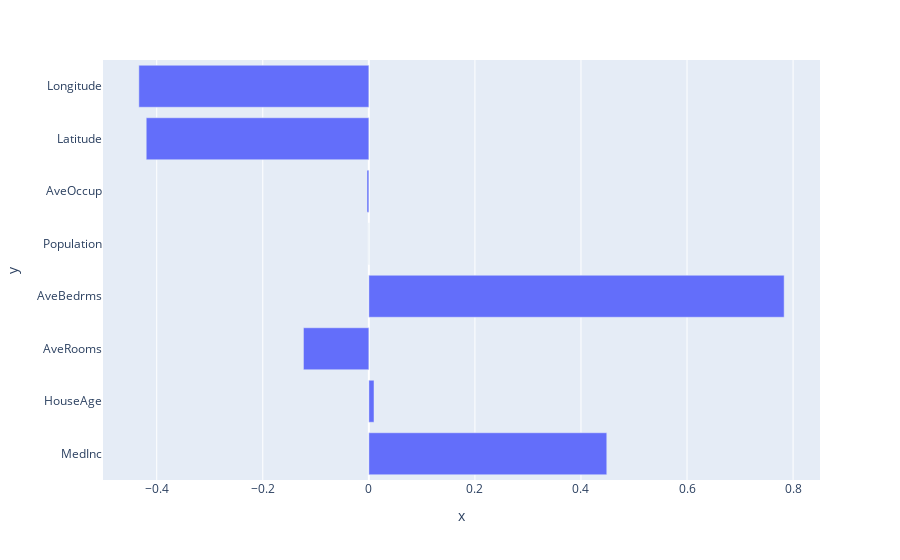

The code cell stored with this chart in its notebook:
### Code cell
import plotly.express as px

px.bar(y=lr.feature_names_in_, x=lr.coef_)

### Figure 1 — Plotly figure (JSON) as saved in the notebook; plotly's stock layout.template omitted (floating-point values rounded to 4 significant figures)
{"data": [{"alignmentgroup": "True", "hovertemplate": "x=%{x}<br>y=%{y}<extra></extra>", "legendgroup": "", "marker": {"color": "#636efa", "pattern": {"shape": ""}}, "name": "", "offsetgroup": "", "orientation": "h", "showlegend": false, "textposition": "auto", "type": "bar", "x": [0.4487, 0.009724, -0.1233, 0.7831, -2.03e-06, -0.003526, -0.4198, -0.4337], "xaxis": "x", "y": ["MedInc", "HouseAge", "AveRooms", "AveBedrms", "Population", "AveOccup", "Latitude", "Longitude"], "yaxis": "y"}], "layout": {"barmode": "relative", "legend": {"tracegroupgap": 0}, "margin": {"t": 60}, "xaxis": {"anchor": "y", "domain": [0, 1], "title": {"text": "x"}}, "yaxis": {"anchor": "x", "domain": [0, 1], "title": {"text": "y"}}}}
